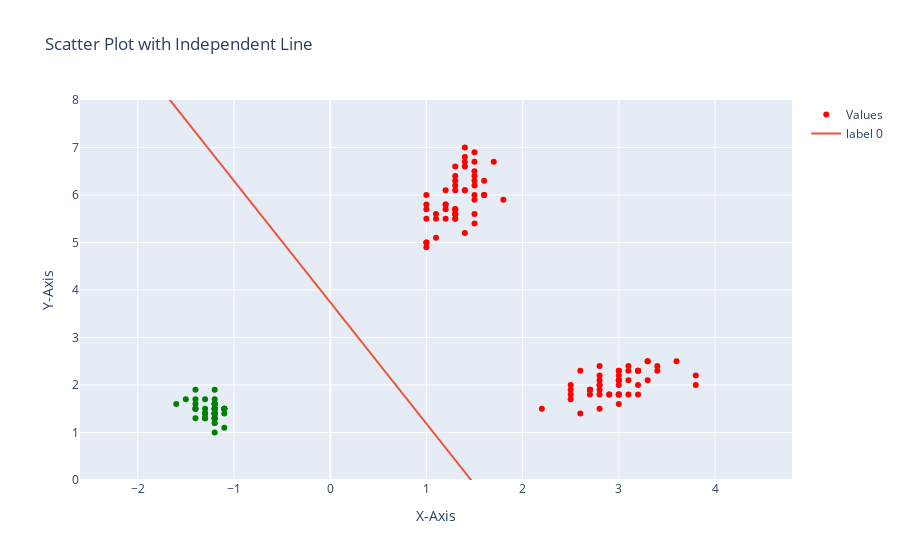
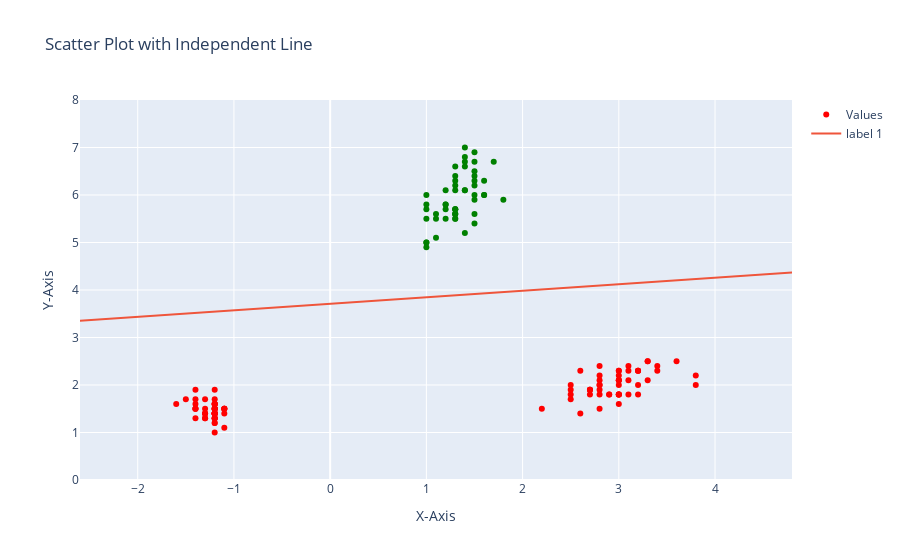
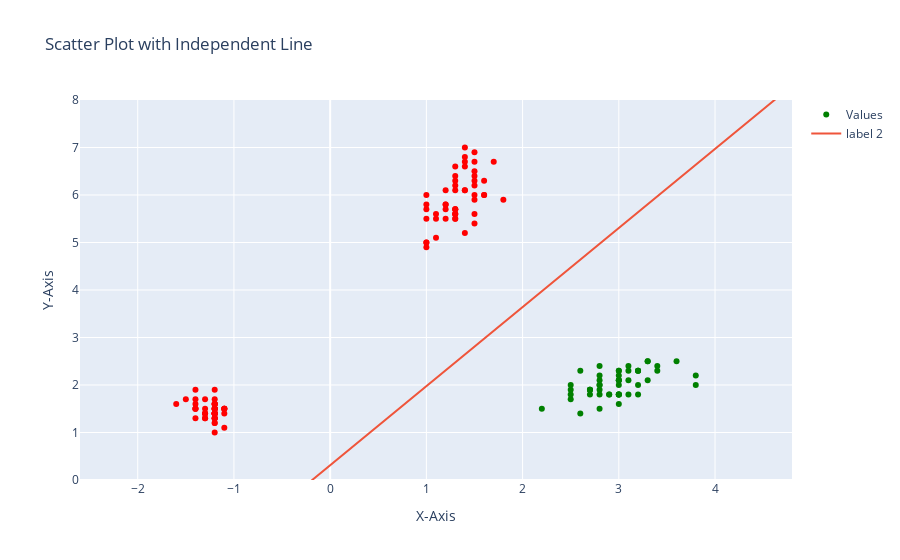

The cell these charts' notebook holds for them, in order:
### Markdown cell above
Classification de 3 classes

### Code cell
monocouche31 = table31()
result = predict(monocouche31, np.array((1,2.5, 1.5)))
print(result)

### Figure 1 — Plotly figure (JSON) as saved in the notebook; plotly's stock layout.template omitted (floating-point values rounded to 4 significant figures; data arrays with more than 128 entries replaced by an {"elided": "..."} marker saying what was removed)
{"data": [{"marker": {"color": {"elided": "150 str values"}}, "mode": "markers", "name": "Values", "type": "scatter", "x": {"elided": "150 float values"}, "y": {"elided": "150 float values"}}, {"mode": "lines", "name": "label 0", "type": "scatter", "x": {"elided": "400 float values"}, "y": {"elided": "400 float values"}}], "layout": {"title": {"text": "Scatter Plot with Independent Line"}, "xaxis": {"range": [-2.6, 4.8], "title": {"text": "X-Axis"}}, "yaxis": {"range": [0, 8], "title": {"text": "Y-Axis"}}}}

### Figure 2 — Plotly figure (JSON) as saved in the notebook; plotly's stock layout.template omitted (floating-point values rounded to 4 significant figures; data arrays with more than 128 entries replaced by an {"elided": "..."} marker saying what was removed)
{"data": [{"marker": {"color": {"elided": "150 str values"}}, "mode": "markers", "name": "Values", "type": "scatter", "x": {"elided": "150 float values"}, "y": {"elided": "150 float values"}}, {"mode": "lines", "name": "label 1", "type": "scatter", "x": {"elided": "400 float values"}, "y": {"elided": "400 float values"}}], "layout": {"title": {"text": "Scatter Plot with Independent Line"}, "xaxis": {"range": [-2.6, 4.8], "title": {"text": "X-Axis"}}, "yaxis": {"range": [0, 8], "title": {"text": "Y-Axis"}}}}

### Figure 3 — Plotly figure (JSON) as saved in the notebook; plotly's stock layout.template omitted (floating-point values rounded to 4 significant figures; data arrays with more than 128 entries replaced by an {"elided": "..."} marker saying what was removed)
{"data": [{"marker": {"color": {"elided": "150 str values"}}, "mode": "markers", "name": "Values", "type": "scatter", "x": {"elided": "150 float values"}, "y": {"elided": "150 float values"}}, {"mode": "lines", "name": "label 2", "type": "scatter", "x": {"elided": "400 float values"}, "y": {"elided": "400 float values"}}], "layout": {"title": {"text": "Scatter Plot with Independent Line"}, "xaxis": {"range": [-2.6, 4.8], "title": {"text": "X-Axis"}}, "yaxis": {"range": [0, 8], "title": {"text": "Y-Axis"}}}}
